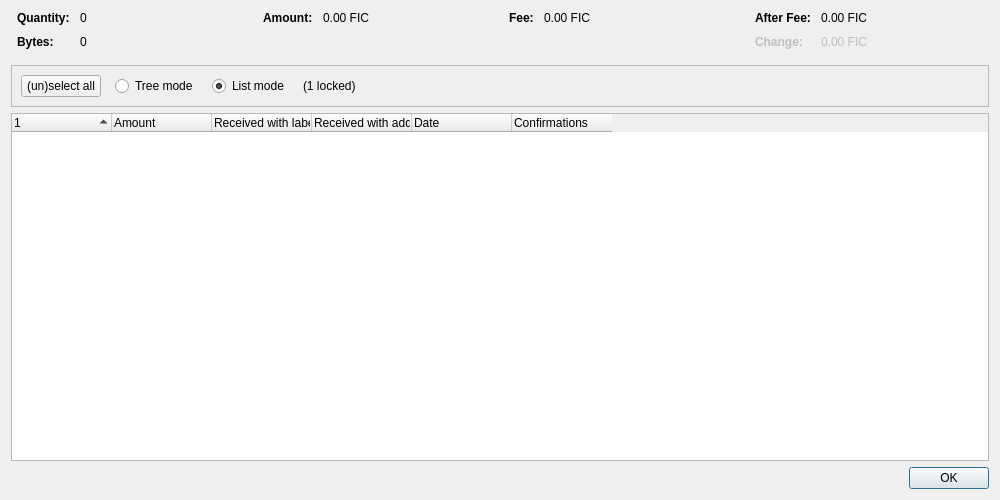
<?xml version="1.0" encoding="UTF-8"?>
<ui version="4.0">
 <class>CoinControlDialog</class>
 <widget class="QDialog" name="CoinControlDialog">
  <property name="geometry">
   <rect>
    <x>0</x>
    <y>0</y>
    <width>1000</width>
    <height>500</height>
   </rect>
  </property>
  <property name="windowTitle">
   <string>Coin Selection</string>
  </property>
  <layout class="QVBoxLayout" name="verticalLayout">
   <item>
    <layout class="QHBoxLayout" name="horizontalLayoutTop" stretch="0,0,0,0">
     <property name="topMargin">
      <number>0</number>
     </property>
     <property name="bottomMargin">
      <number>10</number>
     </property>
     <item>
      <layout class="QFormLayout" name="formLayoutCoinControl1">
       <property name="labelAlignment">
        <set>Qt::AlignLeft|Qt::AlignVCenter</set>
       </property>
       <property name="horizontalSpacing">
        <number>10</number>
       </property>
       <property name="verticalSpacing">
        <number>10</number>
       </property>
       <property name="leftMargin">
        <number>6</number>
       </property>
       <property name="rightMargin">
        <number>6</number>
       </property>
       <item row="0" column="0">
        <widget class="QLabel" name="labelCoinControlQuantityText">
         <property name="font">
          <font>
           <weight>75</weight>
           <bold>true</bold>
          </font>
         </property>
         <property name="text">
          <string>Quantity:</string>
         </property>
        </widget>
       </item>
       <item row="0" column="1">
        <widget class="QLabel" name="labelCoinControlQuantity">
         <property name="cursor">
          <cursorShape>IBeamCursor</cursorShape>
         </property>
         <property name="contextMenuPolicy">
          <enum>Qt::ActionsContextMenu</enum>
         </property>
         <property name="text">
          <string notr="true">0</string>
         </property>
         <property name="textInteractionFlags">
          <set>Qt::LinksAccessibleByMouse|Qt::TextSelectableByKeyboard|Qt::TextSelectableByMouse</set>
         </property>
        </widget>
       </item>
       <item row="1" column="0">
        <widget class="QLabel" name="labelCoinControlBytesText">
         <property name="font">
          <font>
           <weight>75</weight>
           <bold>true</bold>
          </font>
         </property>
         <property name="text">
          <string>Bytes:</string>
         </property>
        </widget>
       </item>
       <item row="1" column="1">
        <widget class="QLabel" name="labelCoinControlBytes">
         <property name="cursor">
          <cursorShape>IBeamCursor</cursorShape>
         </property>
         <property name="contextMenuPolicy">
          <enum>Qt::ActionsContextMenu</enum>
         </property>
         <property name="text">
          <string notr="true">0</string>
         </property>
         <property name="textInteractionFlags">
          <set>Qt::LinksAccessibleByMouse|Qt::TextSelectableByKeyboard|Qt::TextSelectableByMouse</set>
         </property>
        </widget>
       </item>
      </layout>
     </item>
     <item>
      <layout class="QFormLayout" name="formLayoutCoinControl2">
       <property name="horizontalSpacing">
        <number>10</number>
       </property>
       <property name="verticalSpacing">
        <number>10</number>
       </property>
       <property name="leftMargin">
        <number>6</number>
       </property>
       <property name="rightMargin">
        <number>6</number>
       </property>
       <item row="0" column="0">
        <widget class="QLabel" name="labelCoinControlAmountText">
         <property name="font">
          <font>
           <weight>75</weight>
           <bold>true</bold>
          </font>
         </property>
         <property name="text">
          <string>Amount:</string>
         </property>
        </widget>
       </item>
       <item row="0" column="1">
        <widget class="QLabel" name="labelCoinControlAmount">
         <property name="cursor">
          <cursorShape>IBeamCursor</cursorShape>
         </property>
         <property name="contextMenuPolicy">
          <enum>Qt::ActionsContextMenu</enum>
         </property>
         <property name="text">
          <string notr="true">0.00 FIC</string>
         </property>
         <property name="textInteractionFlags">
          <set>Qt::LinksAccessibleByMouse|Qt::TextSelectableByKeyboard|Qt::TextSelectableByMouse</set>
         </property>
        </widget>
       </item>
      </layout>
     </item>
     <item>
      <layout class="QFormLayout" name="formLayoutCoinControl3">
       <property name="horizontalSpacing">
        <number>10</number>
       </property>
       <property name="verticalSpacing">
        <number>10</number>
       </property>
       <property name="leftMargin">
        <number>6</number>
       </property>
       <property name="rightMargin">
        <number>6</number>
       </property>
       <item row="0" column="0">
        <widget class="QLabel" name="labelCoinControlFeeText">
         <property name="font">
          <font>
           <weight>75</weight>
           <bold>true</bold>
          </font>
         </property>
         <property name="text">
          <string>Fee:</string>
         </property>
        </widget>
       </item>
       <item row="0" column="1">
        <widget class="QLabel" name="labelCoinControlFee">
         <property name="cursor">
          <cursorShape>IBeamCursor</cursorShape>
         </property>
         <property name="contextMenuPolicy">
          <enum>Qt::ActionsContextMenu</enum>
         </property>
         <property name="text">
          <string notr="true">0.00 FIC</string>
         </property>
         <property name="textInteractionFlags">
          <set>Qt::LinksAccessibleByMouse|Qt::TextSelectableByKeyboard|Qt::TextSelectableByMouse</set>
         </property>
        </widget>
       </item>
      </layout>
     </item>
     <item>
      <layout class="QFormLayout" name="formLayoutCoinControl4">
       <property name="labelAlignment">
        <set>Qt::AlignLeft|Qt::AlignVCenter</set>
       </property>
       <property name="horizontalSpacing">
        <number>10</number>
       </property>
       <property name="verticalSpacing">
        <number>10</number>
       </property>
       <property name="leftMargin">
        <number>6</number>
       </property>
       <property name="rightMargin">
        <number>6</number>
       </property>
       <item row="0" column="0">
        <widget class="QLabel" name="labelCoinControlAfterFeeText">
         <property name="font">
          <font>
           <weight>75</weight>
           <bold>true</bold>
          </font>
         </property>
         <property name="text">
          <string>After Fee:</string>
         </property>
        </widget>
       </item>
       <item row="0" column="1">
        <widget class="QLabel" name="labelCoinControlAfterFee">
         <property name="cursor">
          <cursorShape>IBeamCursor</cursorShape>
         </property>
         <property name="contextMenuPolicy">
          <enum>Qt::ActionsContextMenu</enum>
         </property>
         <property name="text">
          <string notr="true">0.00 FIC</string>
         </property>
         <property name="textInteractionFlags">
          <set>Qt::LinksAccessibleByMouse|Qt::TextSelectableByKeyboard|Qt::TextSelectableByMouse</set>
         </property>
        </widget>
       </item>
       <item row="1" column="0">
        <widget class="QLabel" name="labelCoinControlChangeText">
         <property name="enabled">
          <bool>false</bool>
         </property>
         <property name="font">
          <font>
           <weight>75</weight>
           <bold>true</bold>
          </font>
         </property>
         <property name="text">
          <string>Change:</string>
         </property>
        </widget>
       </item>
       <item row="1" column="1">
        <widget class="QLabel" name="labelCoinControlChange">
         <property name="enabled">
          <bool>false</bool>
         </property>
         <property name="cursor">
          <cursorShape>IBeamCursor</cursorShape>
         </property>
         <property name="contextMenuPolicy">
          <enum>Qt::ActionsContextMenu</enum>
         </property>
         <property name="text">
          <string notr="true">0.00 FIC</string>
         </property>
         <property name="textInteractionFlags">
          <set>Qt::LinksAccessibleByMouse|Qt::TextSelectableByKeyboard|Qt::TextSelectableByMouse</set>
         </property>
        </widget>
       </item>
      </layout>
     </item>
    </layout>
   </item>
   <item>
    <widget class="QFrame" name="frame">
     <property name="minimumSize">
      <size>
       <width>0</width>
       <height>40</height>
      </size>
     </property>
     <property name="frameShape">
      <enum>QFrame::StyledPanel</enum>
     </property>
     <property name="frameShadow">
      <enum>QFrame::Sunken</enum>
     </property>
     <layout class="QHBoxLayout" name="horizontalLayout">
      <item>
       <layout class="QHBoxLayout" name="horizontalLayoutPanel" stretch="0,0,0,0,0">
        <property name="spacing">
         <number>14</number>
        </property>
        <item>
         <widget class="QPushButton" name="pushButtonSelectAll">
          <property name="sizePolicy">
           <sizepolicy hsizetype="Maximum" vsizetype="Fixed">
            <horstretch>0</horstretch>
            <verstretch>0</verstretch>
           </sizepolicy>
          </property>
          <property name="text">
           <string>(un)select all</string>
          </property>
          <property name="autoDefault">
           <bool>false</bool>
          </property>
         </widget>
        </item>
        <item>
         <widget class="QRadioButton" name="radioTreeMode">
          <property name="sizePolicy">
           <sizepolicy hsizetype="Maximum" vsizetype="Fixed">
            <horstretch>0</horstretch>
            <verstretch>0</verstretch>
           </sizepolicy>
          </property>
          <property name="text">
           <string>Tree mode</string>
          </property>
         </widget>
        </item>
        <item>
         <widget class="QRadioButton" name="radioListMode">
          <property name="sizePolicy">
           <sizepolicy hsizetype="Maximum" vsizetype="Fixed">
            <horstretch>0</horstretch>
            <verstretch>0</verstretch>
           </sizepolicy>
          </property>
          <property name="text">
           <string>List mode</string>
          </property>
          <property name="checked">
           <bool>true</bool>
          </property>
         </widget>
        </item>
        <item>
         <widget class="QLabel" name="labelLocked">
          <property name="text">
           <string notr="true">(1 locked)</string>
          </property>
         </widget>
        </item>
        <item>
         <spacer name="horizontalSpacer">
          <property name="orientation">
           <enum>Qt::Horizontal</enum>
          </property>
          <property name="sizeHint" stdset="0">
           <size>
            <width>40</width>
            <height>20</height>
           </size>
          </property>
         </spacer>
        </item>
       </layout>
      </item>
     </layout>
    </widget>
   </item>
   <item>
    <widget class="CoinControlTreeWidget" name="treeWidget">
     <property name="contextMenuPolicy">
      <enum>Qt::CustomContextMenu</enum>
     </property>
     <property name="sortingEnabled">
      <bool>false</bool>
     </property>
     <property name="columnCount">
      <number>6</number>
     </property>
     <attribute name="headerShowSortIndicator" stdset="0">
      <bool>true</bool>
     </attribute>
     <attribute name="headerStretchLastSection">
      <bool>false</bool>
     </attribute>
     <column>
      <property name="text">
       <string/>
      </property>
     </column>
     <column>
      <property name="text">
       <string>Amount</string>
      </property>
     </column>
     <column>
      <property name="text">
       <string>Received with label</string>
      </property>
     </column>
     <column>
      <property name="text">
       <string>Received with address</string>
      </property>
     </column>
     <column>
      <property name="text">
       <string>Date</string>
      </property>
     </column>
     <column>
      <property name="text">
       <string>Confirmations</string>
      </property>
      <property name="toolTip">
       <string>Confirmed</string>
      </property>
     </column>
     <column>
      <property name="text">
       <string/>
      </property>
     </column>
     <column>
      <property name="text">
       <string/>
      </property>
     </column>
     <column>
      <property name="text">
       <string/>
      </property>
     </column>
     <column>
      <property name="text">
       <string/>
      </property>
     </column>
    </widget>
   </item>
   <item>
    <widget class="QDialogButtonBox" name="buttonBox">
     <property name="orientation">
      <enum>Qt::Horizontal</enum>
     </property>
     <property name="standardButtons">
      <set>QDialogButtonBox::Ok</set>
     </property>
    </widget>
   </item>
  </layout>
 </widget>
 <customwidgets>
  <customwidget>
   <class>CoinControlTreeWidget</class>
   <extends>QTreeWidget</extends>
   <header>qt/coincontroltreewidget.h</header>
  </customwidget>
 </customwidgets>
 <resources/>
 <connections/>
</ui>
